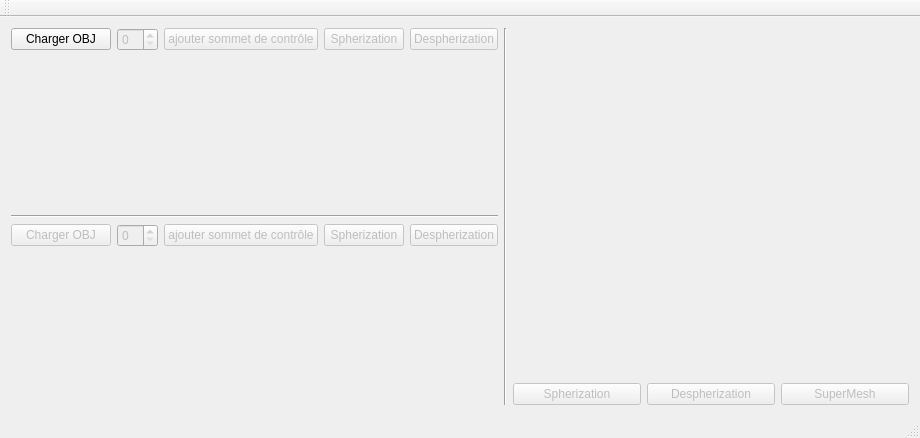
<?xml version="1.0" encoding="UTF-8"?>
<ui version="4.0">
 <class>MainWindow</class>
 <widget class="QMainWindow" name="MainWindow">
  <property name="geometry">
   <rect>
    <x>0</x>
    <y>0</y>
    <width>920</width>
    <height>438</height>
   </rect>
  </property>
  <property name="windowTitle">
   <string>MainWindow</string>
  </property>
  <widget class="QWidget" name="centralWidget">
   <layout class="QHBoxLayout" name="horizontalLayout_4">
    <item>
     <layout class="QVBoxLayout" name="verticalLayout_4">
      <item>
       <layout class="QVBoxLayout" name="verticalLayout_2">
        <item>
         <layout class="QHBoxLayout" name="horizontalLayout_2">
          <item>
           <widget class="QPushButton" name="pushButton_chargement">
            <property name="minimumSize">
             <size>
              <width>100</width>
              <height>0</height>
             </size>
            </property>
            <property name="text">
             <string>Charger OBJ</string>
            </property>
           </widget>
          </item>
          <item>
           <widget class="QSpinBox" name="spinBox">
            <property name="enabled">
             <bool>false</bool>
            </property>
           </widget>
          </item>
          <item>
           <widget class="QPushButton" name="add_vertex_src">
            <property name="enabled">
             <bool>false</bool>
            </property>
            <property name="text">
             <string>ajouter sommet de contrôle</string>
            </property>
           </widget>
          </item>
          <item>
           <widget class="QPushButton" name="pushButton_spherizationSrc">
            <property name="enabled">
             <bool>false</bool>
            </property>
            <property name="text">
             <string>Spherization</string>
            </property>
           </widget>
          </item>
          <item>
           <widget class="QPushButton" name="pushButton_despherizationSrc">
            <property name="enabled">
             <bool>false</bool>
            </property>
            <property name="text">
             <string>Despherization</string>
            </property>
           </widget>
          </item>
         </layout>
        </item>
        <item>
         <widget class="MeshViewerWidget" name="displayWidget" native="true">
          <property name="sizePolicy">
           <sizepolicy hsizetype="Expanding" vsizetype="Expanding">
            <horstretch>0</horstretch>
            <verstretch>0</verstretch>
           </sizepolicy>
          </property>
         </widget>
        </item>
       </layout>
      </item>
      <item>
       <widget class="Line" name="line_2">
        <property name="orientation">
         <enum>Qt::Horizontal</enum>
        </property>
       </widget>
      </item>
      <item>
       <layout class="QVBoxLayout" name="verticalLayout_3">
        <item>
         <layout class="QHBoxLayout" name="horizontalLayout_3">
          <item>
           <widget class="QPushButton" name="pushButton_chargement_2">
            <property name="enabled">
             <bool>false</bool>
            </property>
            <property name="minimumSize">
             <size>
              <width>100</width>
              <height>0</height>
             </size>
            </property>
            <property name="text">
             <string>Charger OBJ</string>
            </property>
           </widget>
          </item>
          <item>
           <widget class="QSpinBox" name="spinBox_2">
            <property name="enabled">
             <bool>false</bool>
            </property>
           </widget>
          </item>
          <item>
           <widget class="QPushButton" name="add_vertex_tgt">
            <property name="enabled">
             <bool>false</bool>
            </property>
            <property name="text">
             <string>ajouter sommet de contrôle</string>
            </property>
           </widget>
          </item>
          <item>
           <widget class="QPushButton" name="pushButton_spherizationTgt">
            <property name="enabled">
             <bool>false</bool>
            </property>
            <property name="text">
             <string>Spherization</string>
            </property>
           </widget>
          </item>
          <item>
           <widget class="QPushButton" name="pushButton_despherizationTgt">
            <property name="enabled">
             <bool>false</bool>
            </property>
            <property name="text">
             <string>Despherization</string>
            </property>
           </widget>
          </item>
         </layout>
        </item>
        <item>
         <widget class="MeshViewerWidget" name="displayWidget_2" native="true">
          <property name="sizePolicy">
           <sizepolicy hsizetype="Expanding" vsizetype="Expanding">
            <horstretch>0</horstretch>
            <verstretch>0</verstretch>
           </sizepolicy>
          </property>
         </widget>
        </item>
       </layout>
      </item>
     </layout>
    </item>
    <item>
     <widget class="Line" name="line">
      <property name="orientation">
       <enum>Qt::Vertical</enum>
      </property>
     </widget>
    </item>
    <item>
     <layout class="QVBoxLayout" name="verticalLayout">
      <item>
       <widget class="MeshViewerWidget" name="displayWidget_3" native="true">
        <property name="sizePolicy">
         <sizepolicy hsizetype="Expanding" vsizetype="Expanding">
          <horstretch>0</horstretch>
          <verstretch>0</verstretch>
         </sizepolicy>
        </property>
       </widget>
      </item>
      <item>
       <layout class="QHBoxLayout" name="horizontalLayout">
        <item>
         <widget class="QPushButton" name="pushButton_spherization">
          <property name="enabled">
           <bool>false</bool>
          </property>
          <property name="text">
           <string>Spherization</string>
          </property>
         </widget>
        </item>
        <item>
         <widget class="QPushButton" name="pushButton_despherization">
          <property name="enabled">
           <bool>false</bool>
          </property>
          <property name="text">
           <string>Despherization</string>
          </property>
         </widget>
        </item>
        <item>
         <widget class="QPushButton" name="pushButton_superMesh">
          <property name="enabled">
           <bool>false</bool>
          </property>
          <property name="text">
           <string>SuperMesh</string>
          </property>
         </widget>
        </item>
       </layout>
      </item>
     </layout>
    </item>
   </layout>
  </widget>
  <widget class="QMenuBar" name="menuBar">
   <property name="geometry">
    <rect>
     <x>0</x>
     <y>0</y>
     <width>920</width>
     <height>22</height>
    </rect>
   </property>
  </widget>
  <widget class="QToolBar" name="mainToolBar">
   <attribute name="toolBarArea">
    <enum>TopToolBarArea</enum>
   </attribute>
   <attribute name="toolBarBreak">
    <bool>false</bool>
   </attribute>
  </widget>
  <widget class="QStatusBar" name="statusBar"/>
 </widget>
 <layoutdefault spacing="6" margin="11"/>
 <customwidgets>
  <customwidget>
   <class>MeshViewerWidget</class>
   <extends>QWidget</extends>
   <header location="global">meshviewerwidget.h</header>
   <container>1</container>
  </customwidget>
 </customwidgets>
 <resources/>
 <connections/>
</ui>
